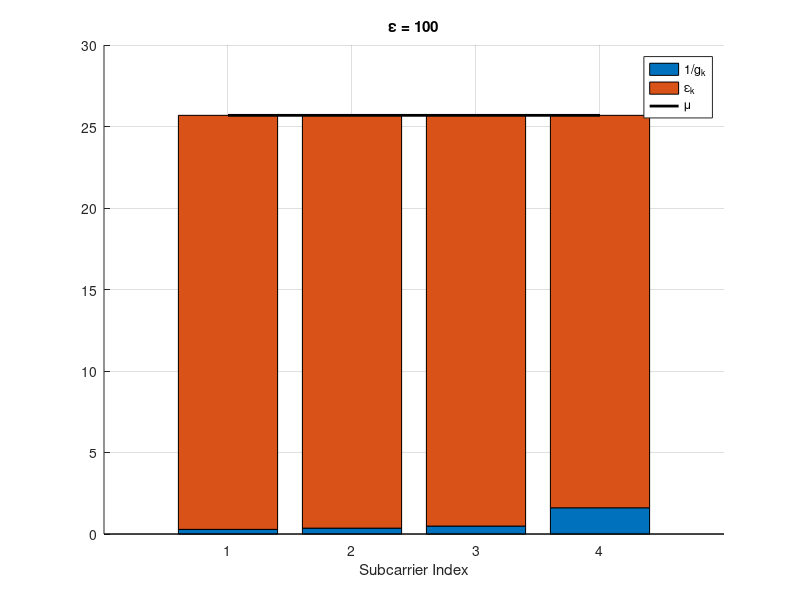

Reproduce this figure in MATLAB.
clear all;
clc;

%% parameters
D = 1000;    % number of experiments
N = 4;    % subcarriers
E = 100;   % total energy => Variable

%% water-filling algorithm loop
for i = 1:D
    g_k = abs(randn(1,N) + 1j*randn(1,N)).^2 ;
    g_k_sort = sort(g_k,'descend');
    g_k_sort_inv = 1./g_k_sort;                     % sort g_k and take inverse of it

    for n = N:-1:1
        mu = 1/n*(E + sum(g_k_sort_inv(:)));
        eps(1:n) = mu-g_k_sort_inv(1:n);            % calculate energy for each subcarriers
        
        if eps(n) < 0  
            eps(n) = 0;                             % eliminate energy allocated to the last subcarrier
            g_k_sort_inv(n) = 0;        
        else 
            break;
        end
    end

    for k = 1:n                                     % kth subcarrier    
        data_rate_sc(k) = log2(1+g_k_sort(k)*eps(k));    % calculate data rate for single subcarrier       
    end    

    data_rate(i) = sum(data_rate_sc);               % total data rate for single experiment
    data_rate_sc = 0;

end

avg_data_rate = 1/D*sum(data_rate)                 % average of data rate = Expected data rate

%% fig 1: energy allocation example from 1000th experiment
figure;
subcarrier_index = 1:N; 
mu_values = mu * ones(1, N); 
eps_plot = eps;
g_k_sort_inv_plot = 1./g_k_sort;                  % inverse of g_k before elimination
bar_data = [g_k_sort_inv_plot; eps_plot]';          % for bar graph

hold on;
bar(subcarrier_index, bar_data, 'stacked'); 
plot(subcarrier_index, mu_values, 'LineWidth', 2, 'Color', 'black');

xlabel('Subcarrier Index');
xticks(1:N);
legend('1/g_k', '\epsilon_k', '\mu', 'Location', 'NorthEast');
title(['\epsilon = ', num2str(E)]);
grid on;
hold off;